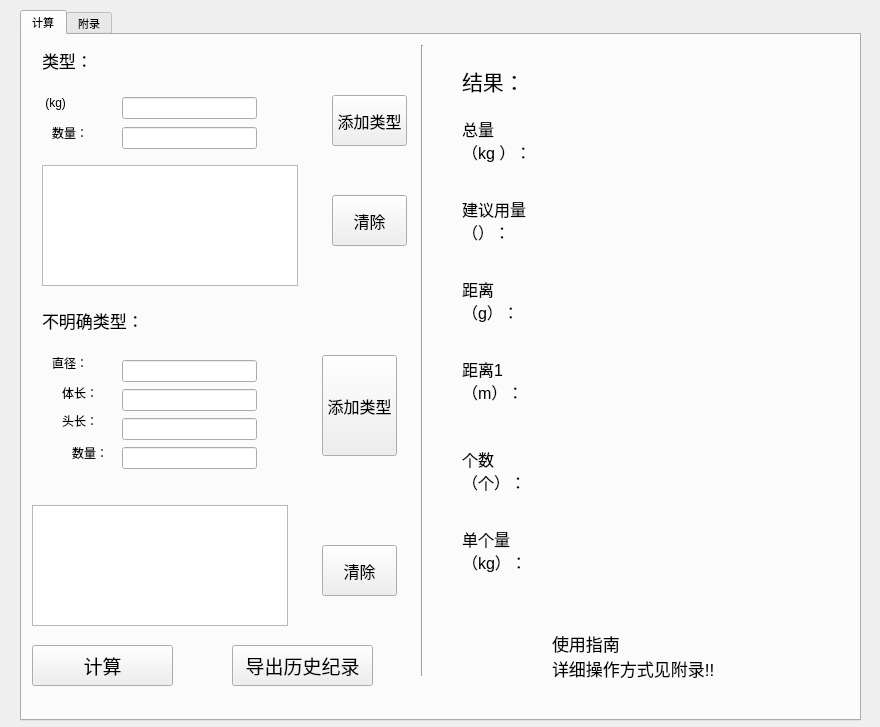
<?xml version="1.0" encoding="UTF-8"?>
<ui version="4.0">
 <class>MainWindow</class>
 <widget class="QMainWindow" name="MainWindow">
  <property name="geometry">
   <rect>
    <x>0</x>
    <y>0</y>
    <width>880</width>
    <height>727</height>
   </rect>
  </property>
  <property name="windowTitle">
   <string>食物热量换算工具</string>
  </property>
  <property name="windowIcon">
   <iconset>
    <normaloff>icon.jpg</normaloff>icon.jpg</iconset>
  </property>
  <widget class="QWidget" name="centralWidget">
   <widget class="QTabWidget" name="tabWidget">
    <property name="geometry">
     <rect>
      <x>20</x>
      <y>10</y>
      <width>841</width>
      <height>711</height>
     </rect>
    </property>
    <property name="font">
     <font>
      <pointsize>8</pointsize>
     </font>
    </property>
    <property name="currentIndex">
     <number>0</number>
    </property>
    <widget class="QWidget" name="tab">
     <attribute name="title">
      <string>计算</string>
     </attribute>
     <widget class="QLabel" name="label">
      <property name="geometry">
       <rect>
        <x>20</x>
        <y>10</y>
        <width>121</width>
        <height>31</height>
       </rect>
      </property>
      <property name="font">
       <font>
        <pointsize>13</pointsize>
       </font>
      </property>
      <property name="text">
       <string>类型：</string>
      </property>
     </widget>
     <widget class="QLabel" name="label_2">
      <property name="geometry">
       <rect>
        <x>20</x>
        <y>60</y>
        <width>61</width>
        <height>16</height>
       </rect>
      </property>
      <property name="font">
       <font>
        <pointsize>9</pointsize>
       </font>
      </property>
      <property name="text">
       <string> (kg)</string>
      </property>
     </widget>
     <widget class="QLabel" name="label_3">
      <property name="geometry">
       <rect>
        <x>30</x>
        <y>90</y>
        <width>41</width>
        <height>16</height>
       </rect>
      </property>
      <property name="font">
       <font>
        <pointsize>9</pointsize>
       </font>
      </property>
      <property name="text">
       <string>数量：</string>
      </property>
     </widget>
     <widget class="QPushButton" name="MingQueAdd">
      <property name="geometry">
       <rect>
        <x>310</x>
        <y>60</y>
        <width>75</width>
        <height>51</height>
       </rect>
      </property>
      <property name="font">
       <font>
        <pointsize>12</pointsize>
       </font>
      </property>
      <property name="text">
       <string>添加类型</string>
      </property>
     </widget>
     <widget class="QLabel" name="label_8">
      <property name="geometry">
       <rect>
        <x>440</x>
        <y>30</y>
        <width>61</width>
        <height>31</height>
       </rect>
      </property>
      <property name="font">
       <font>
        <pointsize>16</pointsize>
       </font>
      </property>
      <property name="text">
       <string>结果：</string>
      </property>
     </widget>
     <widget class="QLabel" name="label_9">
      <property name="geometry">
       <rect>
        <x>440</x>
        <y>80</y>
        <width>151</width>
        <height>51</height>
       </rect>
      </property>
      <property name="font">
       <font>
        <pointsize>12</pointsize>
       </font>
      </property>
      <property name="text">
       <string>总量
（kg ）：</string>
      </property>
     </widget>
     <widget class="QLabel" name="label_11">
      <property name="geometry">
       <rect>
        <x>440</x>
        <y>160</y>
        <width>151</width>
        <height>51</height>
       </rect>
      </property>
      <property name="font">
       <font>
        <pointsize>12</pointsize>
       </font>
      </property>
      <property name="text">
       <string>建议用量
（）：</string>
      </property>
     </widget>
     <widget class="QLabel" name="label_12">
      <property name="geometry">
       <rect>
        <x>440</x>
        <y>240</y>
        <width>111</width>
        <height>51</height>
       </rect>
      </property>
      <property name="font">
       <font>
        <pointsize>12</pointsize>
       </font>
      </property>
      <property name="text">
       <string>距离
（g）：</string>
      </property>
     </widget>
     <widget class="QLabel" name="label_13">
      <property name="geometry">
       <rect>
        <x>440</x>
        <y>320</y>
        <width>111</width>
        <height>51</height>
       </rect>
      </property>
      <property name="font">
       <font>
        <pointsize>12</pointsize>
       </font>
      </property>
      <property name="text">
       <string>距离1
（m）：</string>
      </property>
     </widget>
     <widget class="QLabel" name="label_14">
      <property name="geometry">
       <rect>
        <x>530</x>
        <y>590</y>
        <width>211</width>
        <height>61</height>
       </rect>
      </property>
      <property name="font">
       <font>
        <pointsize>13</pointsize>
       </font>
      </property>
      <property name="text">
       <string>使用指南
详细操作方式见附录!!</string>
      </property>
     </widget>
     <widget class="QLabel" name="label_7">
      <property name="geometry">
       <rect>
        <x>40</x>
        <y>370</y>
        <width>51</width>
        <height>31</height>
       </rect>
      </property>
      <property name="font">
       <font>
        <pointsize>9</pointsize>
       </font>
      </property>
      <property name="text">
       <string>头长：</string>
      </property>
     </widget>
     <widget class="QLabel" name="label_5">
      <property name="geometry">
       <rect>
        <x>30</x>
        <y>320</y>
        <width>61</width>
        <height>16</height>
       </rect>
      </property>
      <property name="font">
       <font>
        <pointsize>9</pointsize>
       </font>
      </property>
      <property name="text">
       <string>直径：</string>
      </property>
     </widget>
     <widget class="QLabel" name="label_6">
      <property name="geometry">
       <rect>
        <x>40</x>
        <y>350</y>
        <width>51</width>
        <height>16</height>
       </rect>
      </property>
      <property name="font">
       <font>
        <pointsize>9</pointsize>
       </font>
      </property>
      <property name="text">
       <string>体长：</string>
      </property>
     </widget>
     <widget class="QPushButton" name="BMingQueAdd">
      <property name="geometry">
       <rect>
        <x>300</x>
        <y>320</y>
        <width>75</width>
        <height>101</height>
       </rect>
      </property>
      <property name="font">
       <font>
        <pointsize>12</pointsize>
       </font>
      </property>
      <property name="text">
       <string>添加类型</string>
      </property>
     </widget>
     <widget class="QLabel" name="label_4">
      <property name="geometry">
       <rect>
        <x>20</x>
        <y>270</y>
        <width>141</width>
        <height>31</height>
       </rect>
      </property>
      <property name="font">
       <font>
        <pointsize>13</pointsize>
       </font>
      </property>
      <property name="text">
       <string>不明确类型：</string>
      </property>
     </widget>
     <widget class="QPushButton" name="Calculate">
      <property name="geometry">
       <rect>
        <x>10</x>
        <y>610</y>
        <width>141</width>
        <height>41</height>
       </rect>
      </property>
      <property name="font">
       <font>
        <pointsize>14</pointsize>
       </font>
      </property>
      <property name="text">
       <string>计算</string>
      </property>
     </widget>
     <widget class="Line" name="line">
      <property name="geometry">
       <rect>
        <x>390</x>
        <y>10</y>
        <width>20</width>
        <height>631</height>
       </rect>
      </property>
      <property name="orientation">
       <enum>Qt::Vertical</enum>
      </property>
     </widget>
     <widget class="QListWidget" name="MingQueRecord">
      <property name="geometry">
       <rect>
        <x>20</x>
        <y>130</y>
        <width>256</width>
        <height>121</height>
       </rect>
      </property>
     </widget>
     <widget class="QListWidget" name="BMingQueRecord">
      <property name="geometry">
       <rect>
        <x>10</x>
        <y>470</y>
        <width>256</width>
        <height>121</height>
       </rect>
      </property>
     </widget>
     <widget class="QLabel" name="label_19">
      <property name="geometry">
       <rect>
        <x>50</x>
        <y>410</y>
        <width>51</width>
        <height>16</height>
       </rect>
      </property>
      <property name="font">
       <font>
        <pointsize>9</pointsize>
       </font>
      </property>
      <property name="text">
       <string>数量：</string>
      </property>
     </widget>
     <widget class="QWidget" name="layoutWidget">
      <property name="geometry">
       <rect>
        <x>100</x>
        <y>60</y>
        <width>135</width>
        <height>58</height>
       </rect>
      </property>
      <layout class="QVBoxLayout" name="verticalLayout">
       <item>
        <widget class="QLineEdit" name="MingQueTNT"/>
       </item>
       <item>
        <widget class="QLineEdit" name="MingQueQuantity"/>
       </item>
      </layout>
     </widget>
     <widget class="QWidget" name="layoutWidget">
      <property name="geometry">
       <rect>
        <x>100</x>
        <y>324</y>
        <width>135</width>
        <height>111</height>
       </rect>
      </property>
      <layout class="QVBoxLayout" name="verticalLayout_2">
       <item>
        <widget class="QLineEdit" name="BMingQueDiameter">
         <property name="text">
          <string/>
         </property>
        </widget>
       </item>
       <item>
        <widget class="QLineEdit" name="BMingQueLength">
         <property name="text">
          <string/>
         </property>
        </widget>
       </item>
       <item>
        <widget class="QLineEdit" name="BMingQueHeadLength">
         <property name="text">
          <string/>
         </property>
        </widget>
       </item>
       <item>
        <widget class="QLineEdit" name="BMingQueQuantity"/>
       </item>
      </layout>
     </widget>
     <widget class="QPushButton" name="MingQueClear">
      <property name="geometry">
       <rect>
        <x>310</x>
        <y>160</y>
        <width>75</width>
        <height>51</height>
       </rect>
      </property>
      <property name="font">
       <font>
        <pointsize>12</pointsize>
       </font>
      </property>
      <property name="text">
       <string>清除</string>
      </property>
     </widget>
     <widget class="QPushButton" name="BMingQueClear">
      <property name="geometry">
       <rect>
        <x>300</x>
        <y>510</y>
        <width>75</width>
        <height>51</height>
       </rect>
      </property>
      <property name="font">
       <font>
        <pointsize>12</pointsize>
       </font>
      </property>
      <property name="text">
       <string>清除</string>
      </property>
     </widget>
     <widget class="QLabel" name="ResultTotal">
      <property name="geometry">
       <rect>
        <x>610</x>
        <y>80</y>
        <width>101</width>
        <height>51</height>
       </rect>
      </property>
      <property name="font">
       <font>
        <pointsize>12</pointsize>
       </font>
      </property>
      <property name="text">
       <string/>
      </property>
     </widget>
     <widget class="QLabel" name="ResultTNT">
      <property name="geometry">
       <rect>
        <x>610</x>
        <y>160</y>
        <width>101</width>
        <height>51</height>
       </rect>
      </property>
      <property name="font">
       <font>
        <pointsize>12</pointsize>
       </font>
      </property>
      <property name="text">
       <string/>
      </property>
     </widget>
     <widget class="QLabel" name="ResultBarrier">
      <property name="geometry">
       <rect>
        <x>610</x>
        <y>250</y>
        <width>101</width>
        <height>51</height>
       </rect>
      </property>
      <property name="font">
       <font>
        <pointsize>12</pointsize>
       </font>
      </property>
      <property name="text">
       <string/>
      </property>
     </widget>
     <widget class="QLabel" name="ResultAlert">
      <property name="geometry">
       <rect>
        <x>600</x>
        <y>330</y>
        <width>101</width>
        <height>51</height>
       </rect>
      </property>
      <property name="font">
       <font>
        <pointsize>12</pointsize>
       </font>
      </property>
      <property name="text">
       <string/>
      </property>
     </widget>
     <widget class="QLabel" name="label_15">
      <property name="geometry">
       <rect>
        <x>440</x>
        <y>410</y>
        <width>111</width>
        <height>51</height>
       </rect>
      </property>
      <property name="font">
       <font>
        <pointsize>12</pointsize>
       </font>
      </property>
      <property name="text">
       <string>个数
（个）：</string>
      </property>
     </widget>
     <widget class="QLabel" name="label_16">
      <property name="geometry">
       <rect>
        <x>440</x>
        <y>490</y>
        <width>111</width>
        <height>51</height>
       </rect>
      </property>
      <property name="font">
       <font>
        <pointsize>12</pointsize>
       </font>
      </property>
      <property name="text">
       <string>单个量
（kg）：</string>
      </property>
     </widget>
     <widget class="QLabel" name="ResultHoleNumber">
      <property name="geometry">
       <rect>
        <x>600</x>
        <y>420</y>
        <width>101</width>
        <height>51</height>
       </rect>
      </property>
      <property name="font">
       <font>
        <pointsize>12</pointsize>
       </font>
      </property>
      <property name="text">
       <string/>
      </property>
     </widget>
     <widget class="QLabel" name="ResultHoleDangliang">
      <property name="geometry">
       <rect>
        <x>600</x>
        <y>500</y>
        <width>101</width>
        <height>51</height>
       </rect>
      </property>
      <property name="font">
       <font>
        <pointsize>12</pointsize>
       </font>
      </property>
      <property name="text">
       <string/>
      </property>
     </widget>
     <widget class="QPushButton" name="Export">
      <property name="geometry">
       <rect>
        <x>210</x>
        <y>610</y>
        <width>141</width>
        <height>41</height>
       </rect>
      </property>
      <property name="font">
       <font>
        <pointsize>14</pointsize>
       </font>
      </property>
      <property name="text">
       <string>导出历史纪录</string>
      </property>
     </widget>
     <zorder>layoutWidget</zorder>
     <zorder>layoutWidget</zorder>
     <zorder>label</zorder>
     <zorder>label_2</zorder>
     <zorder>label_3</zorder>
     <zorder>MingQueAdd</zorder>
     <zorder>label_8</zorder>
     <zorder>label_9</zorder>
     <zorder>label_11</zorder>
     <zorder>label_12</zorder>
     <zorder>label_13</zorder>
     <zorder>label_14</zorder>
     <zorder>label_7</zorder>
     <zorder>label_5</zorder>
     <zorder>label_6</zorder>
     <zorder>BMingQueAdd</zorder>
     <zorder>label_4</zorder>
     <zorder>Calculate</zorder>
     <zorder>line</zorder>
     <zorder>MingQueRecord</zorder>
     <zorder>BMingQueRecord</zorder>
     <zorder>label_19</zorder>
     <zorder>MingQueClear</zorder>
     <zorder>BMingQueClear</zorder>
     <zorder>ResultTotal</zorder>
     <zorder>ResultTNT</zorder>
     <zorder>ResultBarrier</zorder>
     <zorder>ResultAlert</zorder>
     <zorder>label_15</zorder>
     <zorder>label_16</zorder>
     <zorder>ResultHoleNumber</zorder>
     <zorder>ResultHoleDangliang</zorder>
     <zorder>Export</zorder>
    </widget>
    <widget class="QWidget" name="tab_2">
     <attribute name="title">
      <string>附录</string>
     </attribute>
     <widget class="QToolBox" name="toolBox">
      <property name="geometry">
       <rect>
        <x>20</x>
        <y>10</y>
        <width>801</width>
        <height>661</height>
       </rect>
      </property>
      <property name="currentIndex">
       <number>0</number>
      </property>
      <widget class="QWidget" name="page">
       <property name="geometry">
        <rect>
         <x>0</x>
         <y>0</y>
         <width>801</width>
         <height>553</height>
        </rect>
       </property>
       <attribute name="label">
        <string>换算</string>
       </attribute>
       <widget class="QTableWidget" name="Table1">
        <property name="geometry">
         <rect>
          <x>30</x>
          <y>40</y>
          <width>301</width>
          <height>411</height>
         </rect>
        </property>
        <property name="font">
         <font>
          <pointsize>9</pointsize>
         </font>
        </property>
        <column>
         <property name="text">
          <string>名字</string>
         </property>
        </column>
        <column>
         <property name="text">
          <string>量</string>
         </property>
        </column>
       </widget>
       <widget class="QPushButton" name="ThermoRemove">
        <property name="geometry">
         <rect>
          <x>510</x>
          <y>210</y>
          <width>111</width>
          <height>61</height>
         </rect>
        </property>
        <property name="font">
         <font>
          <pointsize>11</pointsize>
         </font>
        </property>
        <property name="layoutDirection">
         <enum>Qt::LeftToRight</enum>
        </property>
        <property name="text">
         <string>删除</string>
        </property>
       </widget>
       <widget class="QPushButton" name="ThermoAdd">
        <property name="geometry">
         <rect>
          <x>500</x>
          <y>60</y>
          <width>111</width>
          <height>61</height>
         </rect>
        </property>
        <property name="font">
         <font>
          <pointsize>11</pointsize>
         </font>
        </property>
        <property name="layoutDirection">
         <enum>Qt::LeftToRight</enum>
        </property>
        <property name="text">
         <string>新增</string>
        </property>
       </widget>
       <widget class="QPushButton" name="ThermoSave">
        <property name="geometry">
         <rect>
          <x>510</x>
          <y>360</y>
          <width>111</width>
          <height>61</height>
         </rect>
        </property>
        <property name="font">
         <font>
          <pointsize>11</pointsize>
         </font>
        </property>
        <property name="layoutDirection">
         <enum>Qt::LeftToRight</enum>
        </property>
        <property name="text">
         <string>保存</string>
        </property>
       </widget>
      </widget>
      <widget class="QWidget" name="page_2">
       <property name="geometry">
        <rect>
         <x>0</x>
         <y>0</y>
         <width>801</width>
         <height>553</height>
        </rect>
       </property>
       <attribute name="label">
        <string>常见食材</string>
       </attribute>
       <widget class="QTableWidget" name="Table2">
        <property name="geometry">
         <rect>
          <x>10</x>
          <y>20</y>
          <width>641</width>
          <height>461</height>
         </rect>
        </property>
        <column>
         <property name="text">
          <string>类型</string>
         </property>
        </column>
        <column>
         <property name="text">
          <string>部位</string>
         </property>
        </column>
        <column>
         <property name="text">
          <string>种量</string>
         </property>
        </column>
        <column>
         <property name="text">
          <string>热量</string>
         </property>
        </column>
        <column>
         <property name="text">
          <string>类别</string>
         </property>
        </column>
        <column>
         <property name="text">
          <string>备注</string>
         </property>
        </column>
       </widget>
       <widget class="QPushButton" name="AnimalRemove">
        <property name="geometry">
         <rect>
          <x>670</x>
          <y>220</y>
          <width>111</width>
          <height>61</height>
         </rect>
        </property>
        <property name="font">
         <font>
          <pointsize>11</pointsize>
         </font>
        </property>
        <property name="layoutDirection">
         <enum>Qt::LeftToRight</enum>
        </property>
        <property name="text">
         <string>删除</string>
        </property>
       </widget>
       <widget class="QPushButton" name="AnimalAdd">
        <property name="geometry">
         <rect>
          <x>670</x>
          <y>80</y>
          <width>111</width>
          <height>61</height>
         </rect>
        </property>
        <property name="font">
         <font>
          <pointsize>11</pointsize>
         </font>
        </property>
        <property name="layoutDirection">
         <enum>Qt::LeftToRight</enum>
        </property>
        <property name="text">
         <string>新增</string>
        </property>
       </widget>
       <widget class="QPushButton" name="AnimalSave">
        <property name="geometry">
         <rect>
          <x>670</x>
          <y>360</y>
          <width>111</width>
          <height>61</height>
         </rect>
        </property>
        <property name="font">
         <font>
          <pointsize>11</pointsize>
         </font>
        </property>
        <property name="layoutDirection">
         <enum>Qt::LeftToRight</enum>
        </property>
        <property name="text">
         <string>保存</string>
        </property>
       </widget>
      </widget>
      <widget class="QWidget" name="page_3">
       <property name="geometry">
        <rect>
         <x>0</x>
         <y>0</y>
         <width>801</width>
         <height>553</height>
        </rect>
       </property>
       <attribute name="label">
        <string>使用表</string>
       </attribute>
       <widget class="QTableWidget" name="Table3">
        <property name="geometry">
         <rect>
          <x>10</x>
          <y>20</y>
          <width>641</width>
          <height>461</height>
         </rect>
        </property>
        <column>
         <property name="text">
          <string>类型</string>
         </property>
        </column>
        <column>
         <property name="text">
          <string>部位</string>
         </property>
        </column>
        <column>
         <property name="text">
          <string>重量</string>
         </property>
        </column>
        <column>
         <property name="text">
          <string>使用量</string>
         </property>
        </column>
        <column>
         <property name="text">
          <string>热量种类</string>
         </property>
        </column>
        <column>
         <property name="text">
          <string>备注</string>
         </property>
        </column>
       </widget>
       <widget class="QPushButton" name="SvvAdd">
        <property name="geometry">
         <rect>
          <x>690</x>
          <y>90</y>
          <width>101</width>
          <height>61</height>
         </rect>
        </property>
        <property name="font">
         <font>
          <pointsize>11</pointsize>
         </font>
        </property>
        <property name="layoutDirection">
         <enum>Qt::LeftToRight</enum>
        </property>
        <property name="text">
         <string>新增</string>
        </property>
       </widget>
       <widget class="QPushButton" name="SvvRemove">
        <property name="geometry">
         <rect>
          <x>690</x>
          <y>210</y>
          <width>101</width>
          <height>61</height>
         </rect>
        </property>
        <property name="font">
         <font>
          <pointsize>11</pointsize>
         </font>
        </property>
        <property name="layoutDirection">
         <enum>Qt::LeftToRight</enum>
        </property>
        <property name="text">
         <string>删除</string>
        </property>
       </widget>
       <widget class="QPushButton" name="SvvSave">
        <property name="geometry">
         <rect>
          <x>690</x>
          <y>320</y>
          <width>101</width>
          <height>61</height>
         </rect>
        </property>
        <property name="font">
         <font>
          <pointsize>11</pointsize>
         </font>
        </property>
        <property name="layoutDirection">
         <enum>Qt::LeftToRight</enum>
        </property>
        <property name="text">
         <string>保存</string>
        </property>
       </widget>
      </widget>
      <widget class="QWidget" name="page_4">
       <property name="geometry">
        <rect>
         <x>0</x>
         <y>0</y>
         <width>801</width>
         <height>553</height>
        </rect>
       </property>
       <attribute name="label">
        <string>其他</string>
       </attribute>
       <widget class="QTextEdit" name="textEdit">
        <property name="geometry">
         <rect>
          <x>480</x>
          <y>20</y>
          <width>281</width>
          <height>441</height>
         </rect>
        </property>
        <property name="font">
         <font>
          <pointsize>12</pointsize>
         </font>
        </property>
        <property name="readOnly">
         <bool>false</bool>
        </property>
        <property name="html">
         <string>&lt;!DOCTYPE HTML PUBLIC &quot;-//W3C//DTD HTML 4.0//EN&quot; &quot;http://www.w3.org/TR/REC-html40/strict.dtd&quot;&gt;
&lt;html&gt;&lt;head&gt;&lt;meta name=&quot;qrichtext&quot; content=&quot;1&quot; /&gt;&lt;style type=&quot;text/css&quot;&gt;
p, li { white-space: pre-wrap; }
&lt;/style&gt;&lt;/head&gt;&lt;body style=&quot; font-family:'MS Shell Dlg 2'; font-size:12pt; font-weight:400; font-style:normal;&quot;&gt;
&lt;p style=&quot;-qt-paragraph-type:empty; margin-top:0px; margin-bottom:0px; margin-left:0px; margin-right:0px; -qt-block-indent:0; text-indent:0px;&quot;&gt;&lt;br /&gt;&lt;/p&gt;&lt;/body&gt;&lt;/html&gt;</string>
        </property>
       </widget>
       <widget class="QPushButton" name="OtherSave">
        <property name="enabled">
         <bool>false</bool>
        </property>
        <property name="geometry">
         <rect>
          <x>430</x>
          <y>480</y>
          <width>101</width>
          <height>41</height>
         </rect>
        </property>
        <property name="font">
         <font>
          <pointsize>11</pointsize>
         </font>
        </property>
        <property name="text">
         <string>保存文字</string>
        </property>
       </widget>
       <widget class="QPushButton" name="otherAddRec">
        <property name="geometry">
         <rect>
          <x>40</x>
          <y>480</y>
          <width>101</width>
          <height>41</height>
         </rect>
        </property>
        <property name="font">
         <font>
          <pointsize>11</pointsize>
         </font>
        </property>
        <property name="text">
         <string>增加记录</string>
        </property>
       </widget>
       <widget class="QPushButton" name="otherAddPic">
        <property name="enabled">
         <bool>false</bool>
        </property>
        <property name="geometry">
         <rect>
          <x>230</x>
          <y>480</y>
          <width>111</width>
          <height>41</height>
         </rect>
        </property>
        <property name="font">
         <font>
          <pointsize>11</pointsize>
         </font>
        </property>
        <property name="text">
         <string>添加/修改图片</string>
        </property>
       </widget>
       <widget class="QLabel" name="otherPic">
        <property name="geometry">
         <rect>
          <x>10</x>
          <y>150</y>
          <width>451</width>
          <height>311</height>
         </rect>
        </property>
        <property name="font">
         <font>
          <pointsize>18</pointsize>
         </font>
        </property>
        <property name="text">
         <string>(图片)</string>
        </property>
       </widget>
       <widget class="QListWidget" name="otherList">
        <property name="geometry">
         <rect>
          <x>10</x>
          <y>20</y>
          <width>451</width>
          <height>111</height>
         </rect>
        </property>
       </widget>
       <widget class="QPushButton" name="OtherDelete">
        <property name="enabled">
         <bool>false</bool>
        </property>
        <property name="geometry">
         <rect>
          <x>620</x>
          <y>480</y>
          <width>101</width>
          <height>41</height>
         </rect>
        </property>
        <property name="font">
         <font>
          <pointsize>11</pointsize>
         </font>
        </property>
        <property name="text">
         <string>删除记录</string>
        </property>
       </widget>
      </widget>
     </widget>
    </widget>
   </widget>
  </widget>
 </widget>
 <resources/>
 <connections/>
</ui>
